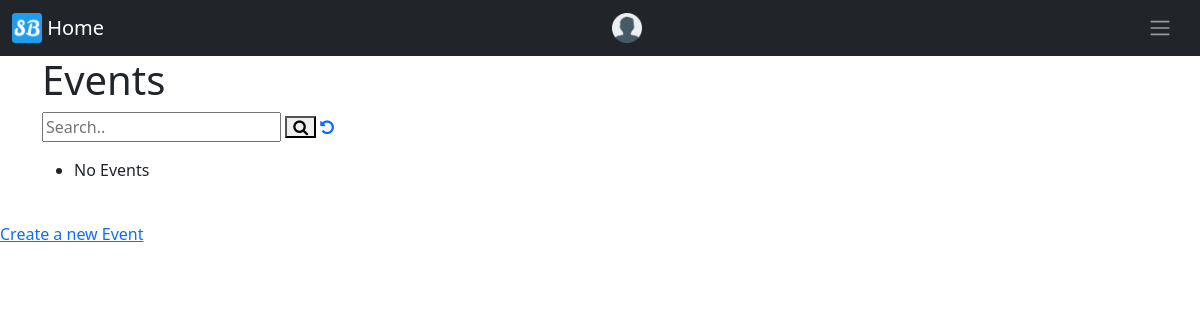
The app's page /home/eventslist/1, older data.
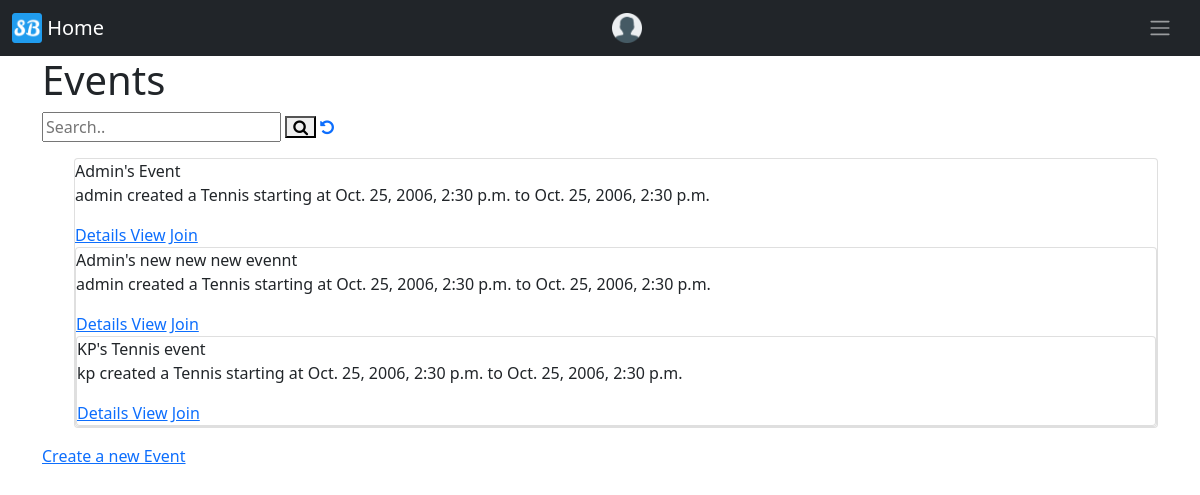
The same page, newer data.
### SportsBuddyApp/models.py (models this page shows, shortened)
class Event(models.Model):
    event_name = models.CharField(max_length=50, default="Event Name")
    event_description = models.TextField(default="Event Description")
    creator = models.ForeignKey(
        User, on_delete=CASCADE, related_name='events', default=None)
    sport = models.ForeignKey(Sport, related_name='events', on_delete=CASCADE)
    start_time = models.DateTimeField()
    end_time = models.DateTimeField()
    radius = models.IntegerField()
    num_of_players = models.IntegerField(default=1)
    proficiency = models.IntegerField(
        default=Proficiency.LOW, choices=Proficiency.choices)
    competitive = models.BooleanField(default=False)
    interested_users = models.ManyToManyField(
        User, related_name="events_interested_in", blank=True)
    confirmed_users = models.ManyToManyField(
        User, related_name="events_confirmed_in", blank=True)
    def __str__(self):
        return self.event_name

class Sport(models.Model):
    name = models.CharField(max_length=50)
    open_events = models.IntegerField()

### SportsBuddyApp/views.py (the view, shortened to what this page needs)
# urls.py: path('eventslist/<int:sport_id>', EventListView.as_view(), name='event-list'),
class EventListView(ListView):
    model = Event
    template_name = 'SportsBuddyApp/event_list.html'
    def get(self, request, sport_id):
        sport = Sport.objects.get(id=self.kwargs['sport_id'])
        event_list = sport.events.all()
        strval = request.GET.get("search", False)
        print(strval)
        if strval:
            query = Q(event_name__icontains=strval)
            query.add(Q(event_description__icontains=strval), Q.OR)
            event_list = event_list.filter(
                query).select_related().distinct().order_by('event_name')[:10]
        else:
            event_list = event_list.order_by('event_name')[:10]
        print(event_list)
        ctx = {'event_list': event_list,
               'search': strval, 'sport_id': sport_id}
        return render(request, self.template_name, ctx)

### SportsBuddyApp/templates/SportsBuddyApp/event_list.html (shortened to what this page needs)
{% extends "base.html" %}
{%block content%}
<h1>{{sport.name}} Events</h1>
<form>
  <input type="text" placeholder="Search.." name="search"
  >
  <button type="submit"><i class="fa fa-search"></i></button>
<a href="{{sport.id}}"><i class="fa fa-undo"></i></a>
</form>
<ul>
    {% for event in event_list %}
    {%if event.sport.id == sport_id%}
        <div class="card blue-grey darken-1">
          <div class="card-content white-text">
            <span class="card-title">{{event.event_name}}</span>
            <p>{{ event.creator.username }} created a {{event.sport.name}} starting at {{event.start_time}} to {{event.end_time}}</p>
          </div>
          <div class="card-action">
            <a href="/home/eventsdetail/{{event.id}}">Details View</a>
            {%if not event.creator == user %}
            <a href="/home/eventsdetail/{{event.id}}/join">Join</a>
            {%endif%}
          </div>
    {% endif %}
    {% empty %}
    <li>No Events</li>
      <br>
    {% endfor %}
</div>
</ul>
<a href="/home/createevent">Create a new Event</a>
{%endblock%}

### SportsBuddyApp/templates/base.html (shortened to what this page needs)
<html>
    <head>
       {% load static %}
    <link href="https://cdn.jsdelivr.net/npm/bootstrap@5.0.1/dist/css/bootstrap.min.css" rel="stylesheet">
    <link rel="stylesheet" href=" {% static 'font-awesome/css/font-awesome.min.css' %} ">
    </head>
    <body>
    <div class="navbar navbar-expand-md navbar-dark bg-dark" >
      <div class="container">
      <a class="navbar-brand md-auto" href="/home">
      {% load static %}
        <img src="/static/favicon.ico" width="30" height="30" class="d-inline-block align-top" alt="">
        Home
      </a>
      </div>
      <div class="container-fluid">
      <a class="navbar-nav" href="/createUser/viewProfile/">
        {%if not request.user.userprofile.profile_pic%}
        <img src="/static/images/user.png" width="30" height="30" class="d-inline-block align-top" alt="">
        {%else%}
        <img src="/static/images/{{request.user.userprofile.profile_pic}}" width="30" height="30" class="d-inline-block align-top" alt="">
        {%endif%}
      </a>
      <a class="nav-link" id="navbarDropdown" role="button" data-bs-toggle="dropdown">
        <span class="navbar-toggler-icon"></span>
      </a>
      </div>
    </div>
<div class = "container pr-5 ">
    {% block content %}
        {% endblock %}
      </div>
    </body>
</html>

Row changes from the older to the newer data that the page shows:
added Event: event_name "Admin's Event", creator.username "admin", sport.name "Tennis", start_time "Oct. 25, 2006, 2:30 p.m.", end_time "Oct. 25, 2006, 2:30 p.m."
added Event: event_name "Admin's new new new evennt", creator.username "admin", sport.name "Tennis", start_time "Oct. 25, 2006, 2:30 p.m.", end_time "Oct. 25, 2006, 2:30 p.m."
added Event: event_name "KP's Tennis event", creator.username "kp", sport.name "Tennis", start_time "Oct. 25, 2006, 2:30 p.m.", end_time "Oct. 25, 2006, 2:30 p.m."
Text that changed along with them:
text no longer shown: "No Events"
